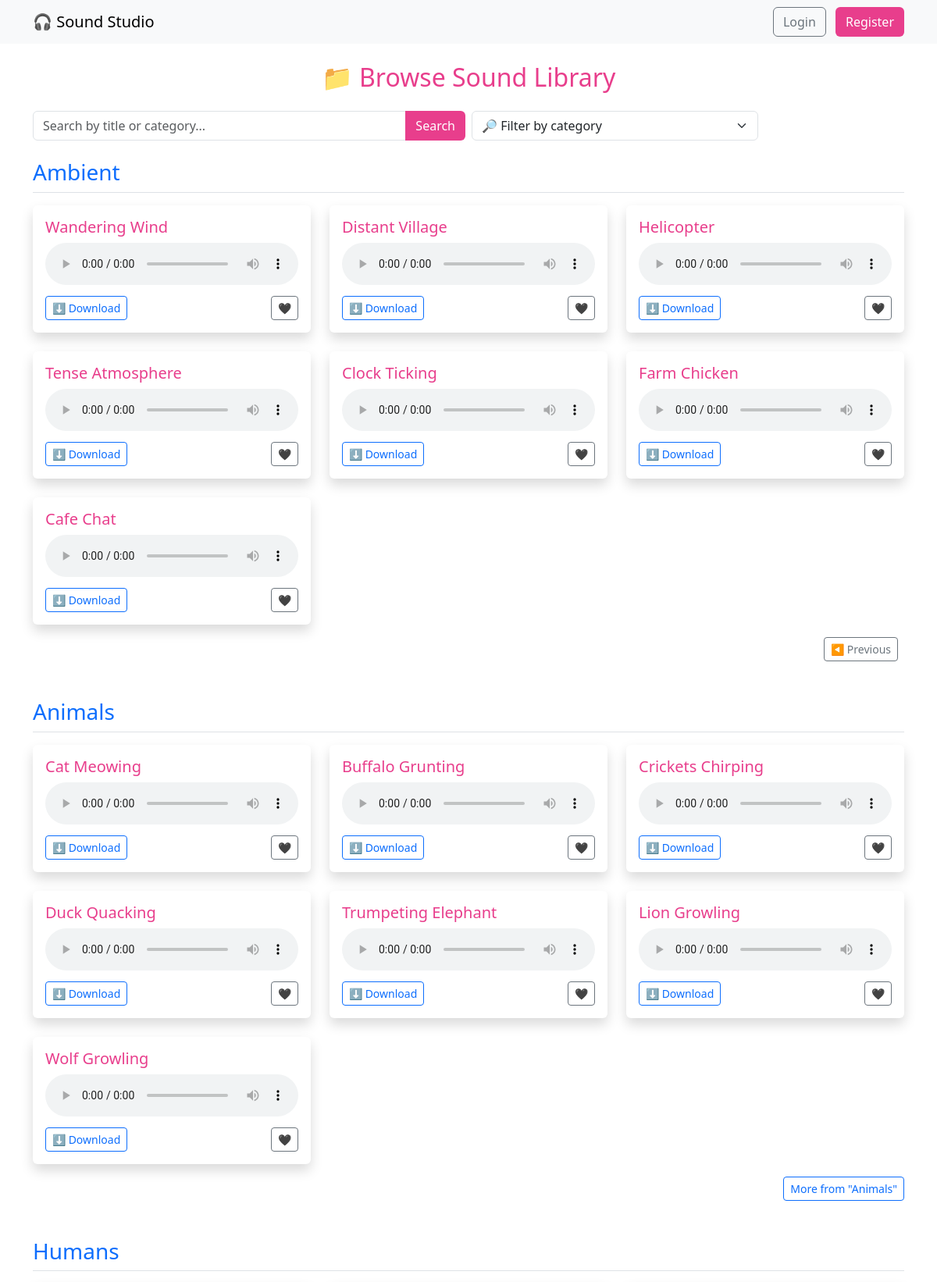
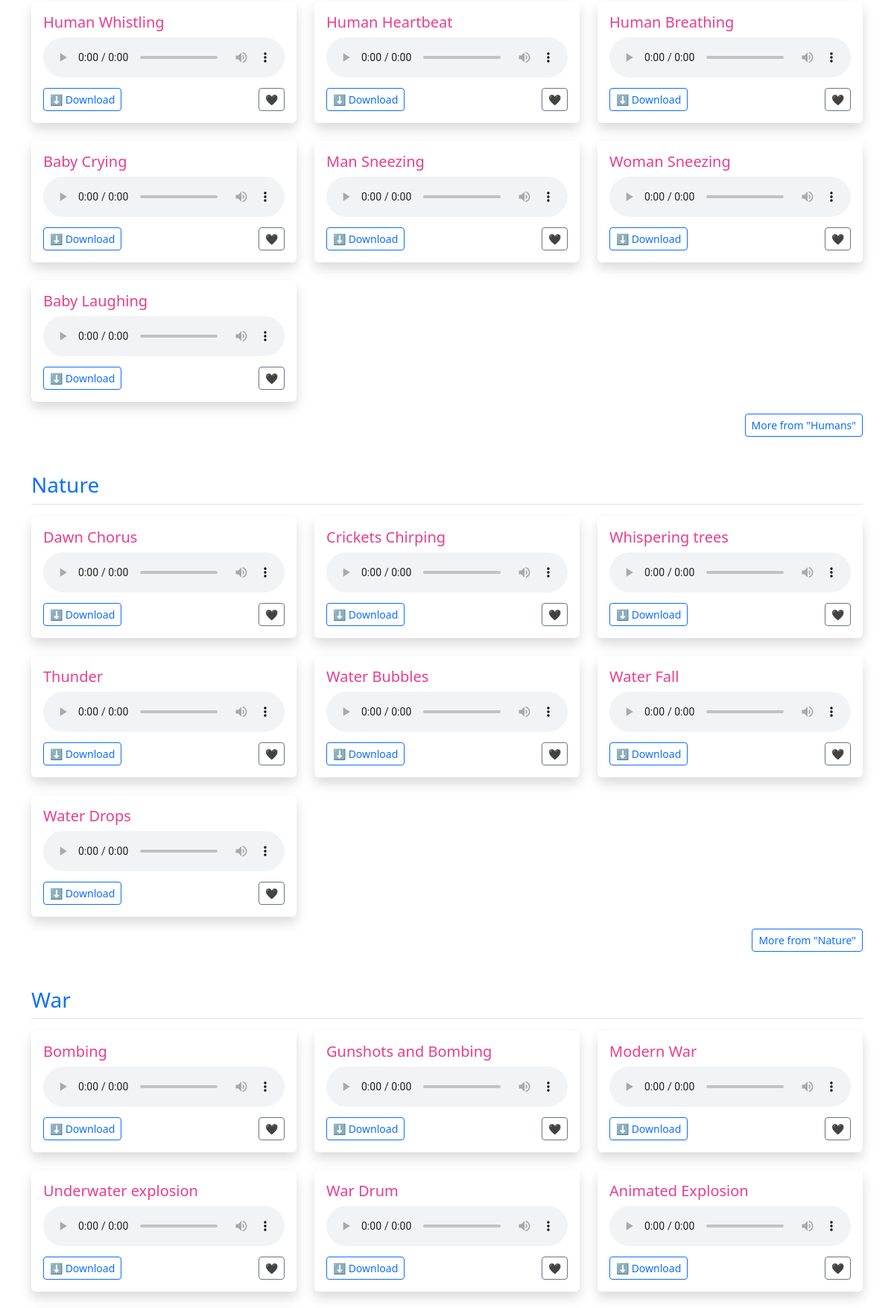
Page /browse?Ambient_page=2 (upper part) on the committed database (2 pictures, top to bottom).
### sound_bank/app.py (models this page shows)
class Sound(db.Model):
    id = db.Column(db.Integer, primary_key=True)
    title = db.Column(db.String(100))
    category = db.Column(db.String(50))
    filename = db.Column(db.String(200))
    user_id = db.Column(db.Integer, db.ForeignKey('user.id'))
    uploader = db.relationship('User', backref='sounds')

### sound_bank/app.py (the view, shortened to what this page needs)
@app.route('/browse')
def browse():
    query = request.args.get('q', '').strip()
    selected_category = request.args.get('category', '').strip()
    per_page = 7  # ✅ Show 7 sounds per title
    sounds_query = Sound.query
    if selected_category:
        sounds_query = sounds_query.filter(Sound.category == selected_category)
    all_sounds = sounds_query.order_by(Sound.title.asc()).all()
    grouped_sounds = defaultdict(list)
    for sound in all_sounds:
        grouped_sounds[sound.title].append(sound)
    paginated_sounds = {}
    for title, sounds_list in grouped_sounds.items():
        page_param = f"{title}_page"
        page = request.args.get(page_param, 1, type=int)
        start = (page - 1) * per_page
        end = start + per_page
        paginated_items = sounds_list[start:end]
        has_next = end < len(sounds_list)
        paginated_sounds[title] = {
            'items': paginated_items,
            'current_page': page,
            'has_next': has_next,
            'page_param': page_param
        }
    categories = [c[0] for c in db.session.query(Sound.category).distinct().order_by(Sound.category).all()]
    user = current_user()
    user_favorite_ids = [fav.sound_id for fav in user.favorites] if user else []
    return render_template(
        'browse.html',
        paginated_sounds=paginated_sounds,
        categories=categories,
        selected_category=selected_category,
        user=user,
        user_favorite_ids=user_favorite_ids
    )

### sound_bank/app.py (called while the page is built)
def current_user():
    if 'user_id' in session:
        return User.query.get(session['user_id'])
    return None

@app.template_filter('update_query_params')
def update_query_params(url, param, value):
    parsed = urlparse(url)
    query = parse_qs(parsed.query)
    query[param] = [str(value)]
    new_query = urlencode(query, doseq=True)
    return urlunparse(parsed._replace(query=new_query))

@app.before_request
def make_session_permanent():
    session.permanent = True

### sound_bank/templates/browse.html (shortened to what this page needs)
{% extends 'base.html' %}
{% block content %}
<h2 class="text-center text-pink mb-4">📁 Browse Sound Library</h2>
<form method="get" action="{{ url_for('browse') }}" class="mb-4">
  <div class="row g-2">
    <div class="col-md-6">
      <div class="input-group">
        <input type="text" class="form-control" name="q" placeholder="Search by title or category..." value="{{ request.args.get('q', '') }}">
        <button class="btn btn-pink" type="submit">Search</button>
      </div>
    </div>
    <div class="col-md-4">
      <select class="form-select" name="category" onchange="this.form.submit()">
        <option value="">🔎 Filter by category</option>
      </select>
    </div>
  </div>
</form>
{% if paginated_sounds %}
  {% for title, group in paginated_sounds.items() %}
    <div class="mb-5">
      <h3 class="text-primary border-bottom pb-2 mb-3">{{ title }}</h3>
      <div class="row row-cols-1 row-cols-md-3 g-4">
        {% for sound in group['items'] %}
          <div class="col">
            <div class="card shadow border-0 h-100">
              <div class="card-body">
                <h5 class="card-title text-pink">{{ sound.category }}</h5>
                <audio controls class="w-100 mb-2">
                  <source src="{{ url_for('static', filename='sounds/' ~ sound.filename) }}" type="audio/mpeg">
                </audio>
                <div class="d-flex justify-content-between align-items-center">
                  <a href="{{ url_for('download', filename=sound.filename) }}" class="btn btn-sm btn-outline-primary">⬇️ Download</a>
                  {% if user %}
                    {% if sound.id in user_favorite_ids %}
                      <a href="{{ url_for('unfavorite', sound_id=sound.id) }}" class="btn btn-sm btn-outline-danger">💔</a>
                    {% else %}
                      <a href="{{ url_for('favorite', sound_id=sound.id) }}" class="btn btn-sm btn-outline-success">❤️</a>
                    {% endif %}
                  {% else %}
                    <a href="{{ url_for('login') }}" class="btn btn-sm btn-outline-secondary">🖤</a>
                  {% endif %}
                </div>
              </div>
            </div>
          </div>
        {% endfor %}
      </div>
      {% if group['has_next'] or group['current_page'] > 1 %}
        <div class="text-end mt-3">
          {% set page_param = (title ~ '_page') | urlencode %}
          {% if group['current_page'] > 1 %}
            <a class="btn btn-outline-secondary btn-sm me-2"
               href="{{ request.url | update_query_params(page_param, group['current_page'] - 1) }}">
              ◀️ Previous
            </a>
          {% endif %}
          {% if group['has_next'] %}
            <a class="btn btn-outline-primary btn-sm"
               href="{{ request.url | update_query_params(page_param, group['current_page'] + 1) }}">
              More from "{{ title }}"
            </a>
          {% endif %}
        </div>
      {% endif %}
    </div>
  {% endfor %}
{% else %}
  <p class="text-center text-muted">No sounds found.</p>
{% endif %}
{% endblock %}

### sound_bank/templates/base.html (style rules this page uses)
.text-pink { color: #e83e8c; }
.btn-pink { background-color: #e83e8c; color: white; }

### rows in the picture
Sound: title "Ambient"
Sound: category "Wandering Wind"
Sound: category "Distant Village"
Sound: category "Helicopter"
Sound: category "Tense Atmosphere"
Sound: category "Clock Ticking"
Sound: category "Farm Chicken"
Sound: category "Cafe Chat"
Sound: title "Animals", category "Cat Meowing"
Sound: category "Buffalo Grunting"
Sound: category "Crickets Chirping"
Sound: category "Duck Quacking"
Sound: category "Trumpeting Elephant"
Sound: category "Lion Growling"
Sound: category "Wolf Growling"
Sound: title "Humans", category "Human Whistling"
Sound: category "Human Heartbeat"
Sound: category "Human Breathing"
Sound: category "Baby Crying"
Sound: category "Man Sneezing"
Sound: category "Woman Sneezing"
Sound: category "Baby Laughing"
Sound: title "Nature", category "Dawn Chorus"
Sound: category "Crickets Chirping"
Sound: category "Whispering trees"
Sound: category "Thunder"
Sound: category "Water Bubbles"
Sound: category "Water Fall"
Sound: category "Water Drops"
Sound: title "War", category "Bombing"
Sound: category "Gunshots and Bombing"
Sound: category "Modern War"
Sound: category "Underwater explosion"
Sound: category "War Drum"
Sound: category "Animated Explosion"
